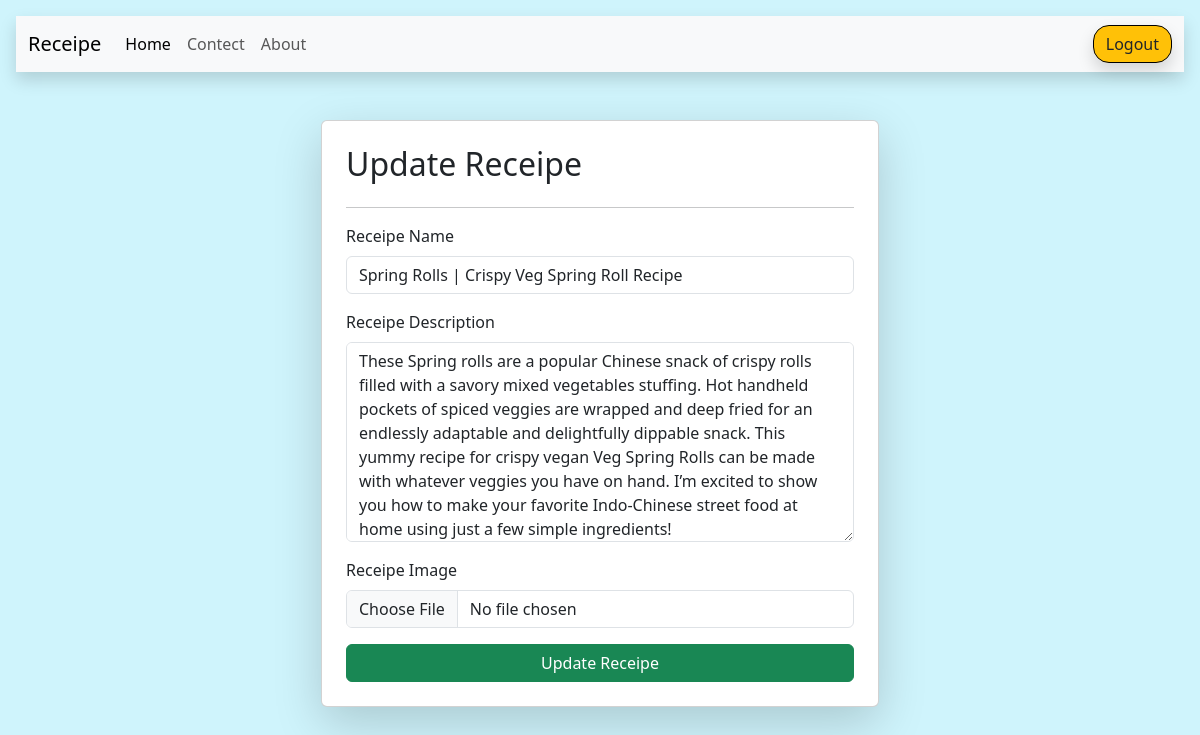
The page /update-reseipe/19/ (signed in) on the database its author committed.
### vege/models.py (models this page shows, shortened)
class Recipe(models.Model):
    user = models.ForeignKey(User, on_delete=models.SET_NULL, null=True, blank=True)
    recipe_name = models.CharField(max_length=100)
    recipe_desription = models.TextField()
    recipe_img = models.ImageField(upload_to="recipe")

### vege/views.py (the view, shortened to what this page needs)
# urls.py: path("update-reseipe/<int:id>/", update_receipe, name="Update receipe"),
@login_required(login_url="/login/")
def update_receipe(request, id):
    x = Recipe.objects.get(id=id)
    context = {"Update": x, "title": "Update Receipe"}
    return render(request, "update_receipe.html", context)

### vege/templates/update_receipe.html (shortened to what this page needs)
{% extends "base.html" %}
{% block body %}
<div class=" container">
    <form method="post" class="col-6 mx-auto card p-4 shadow-lg" enctype="multipart/form-data">
        <h2>Update Receipe</h2>
        <hr>
        <div class="mb-3">
            <label class="form-label">Receipe Name</label>
            <input name="recipe_name" required type="text" class="form-control " value="{{Update.recipe_name}}">
        </div>
        <div class="mb-3">
            <label class="form-label">Receipe Description</label>
            <textarea name="recipe_desription" required class="form-control "
                style="height: 200px;">{{Update.recipe_desription}}</textarea>
        </div>
        <div class="mb-3">
            <label class="form-label">Receipe Image</label>
            <input name="recipe_img" type="file" class="form-control " value="{{Update.recipe_img}}">
        </div>
        <button type="submit" class="btn btn-success">Update Receipe</button>
    </form>
</div>
{% endblock %}

### rows shown on the page
Recipe: recipe_name "Spring Rolls | Crispy Veg Spring Roll Recipe", recipe_desription "These Spring rolls are a popular Chinese snack of crispy rolls filled with a savory mixed vegetables stuffing. Hot handheld pockets of spiced veggies are wrapped and deep fried for an endlessly adaptable and delightfully dippable snack. This yummy recipe for crispy vegan Veg Spring Rolls can be made with whatever veggies you have on hand. I’m excited to show you how to make your favorite Indo-Chinese street food at home using just a few simple ingredients!"
